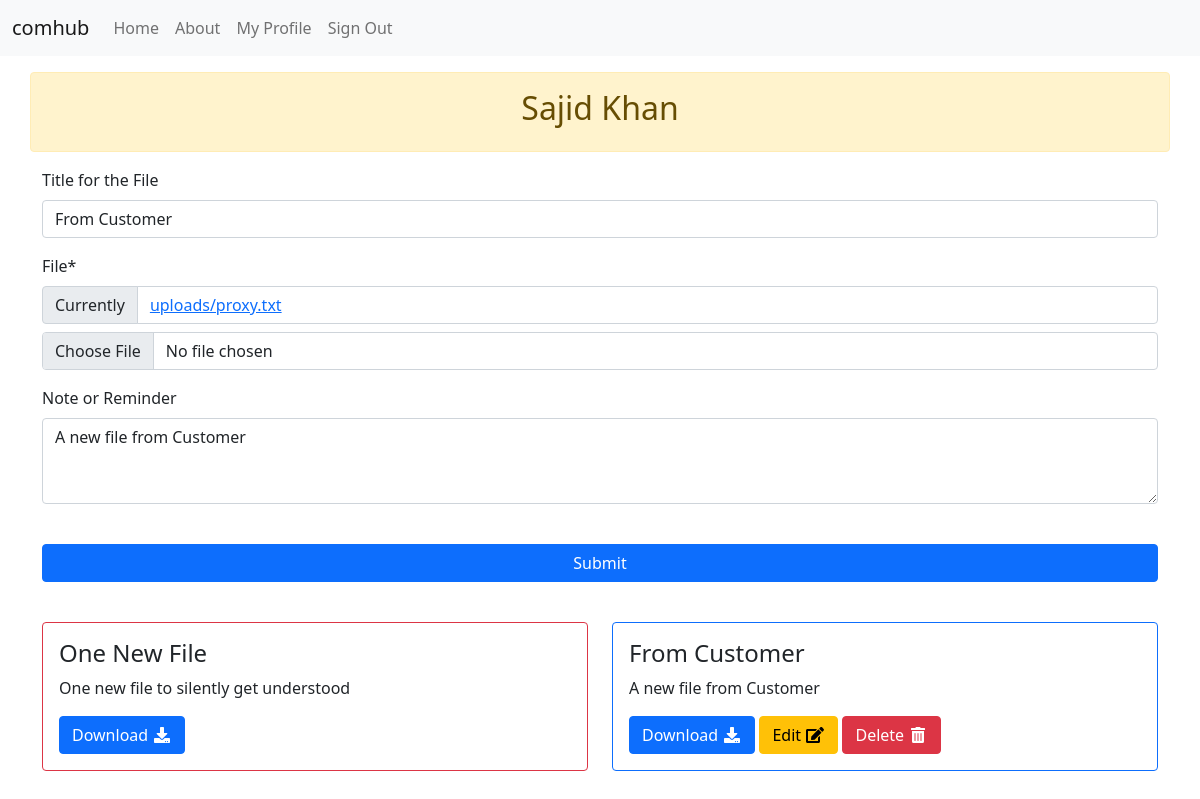
/customer_file_upload_page/sa/6/ (signed in), run on the app's committed database.
### comhub/users/models.py (models this page shows, shortened)
class User(AbstractUser):
    name = CharField(_("Name of User"), blank=True, max_length=255)
    address = TextField(_("Address"), blank=True)
    phone_number = PhoneNumberField(_("User's Phone Number"), blank=True)
    user_type_choices = Choices('Admin','Suplier','Customer',)
    user_type = StatusField(choices_name='user_type_choices')
    customer_of = models.ForeignKey("self", on_delete=models.CASCADE, blank=True, null=True)
    first_name = None  # type: ignore
    last_name = None  # type: ignore

### comhub/file_sharing_app/models.py (models this page shows, shortened)
class File(models.Model):
    title = models.CharField(_("Title for the File"), max_length=50, null=True, blank=True)
    uploader = models.ForeignKey(User, verbose_name=_("uploader"), related_name="uploader", on_delete=models.CASCADE)
    assigned_to = models.ForeignKey(User, verbose_name=_("assigned_to"), related_name="assigned_to", on_delete=models.CASCADE, null=True, blank=True )
    uploaded_file = models.FileField(_("File"), upload_to='uploads')
    note = models.TextField(_("Note or Reminder"), null=True, blank=True)

### comhub/file_sharing_app/views.py (the view)
# urls.py: path("customer_file_upload_page/<str:username>/<int:file_id>/", file_sharing_views.customer_file_upload_page, name="customer_file_upload_page"),
@login_required
def customer_file_upload_page(request, username, file_id):
    customer = User.objects.filter(username=username).first()
    file = File.objects.filter(id=file_id).first()
    form = FileForm(request.POST or None, request.FILES or None, instance=file or None)
    if form.is_valid():
        file = form.save(commit=False)
        file.uploader = request.user
        file.assigned_to = customer
        file.save()
        return redirect("customer_file_page", username=(customer.username))
    context = {
        "customer": customer,
        "form": form,
    }
    return render(request, 'pages/customer_file_page.html', context)

### comhub/file_sharing_app/forms.py
class FileForm(forms.ModelForm):
    class Meta:
        model = File
        fields = ('title','uploaded_file','note',)
    def __init__(self, *args, **kwargs):
        super().__init__(*args, **kwargs)
        self.fields['note'].widget.attrs.update({'rows':3})

### comhub/users/context_processors.py (called while the page is built)
def allauth_settings(request):
    return {
        "ACCOUNT_ALLOW_REGISTRATION": settings.ACCOUNT_ALLOW_REGISTRATION,
    }

### comhub/templates/pages/customer_file_page.html (shortened to what this page needs)
{% extends "base.html" %}
{% load crispy_forms_tags %}
{% block content %}
<div class="row mt-3">
    <div class="col-12 alert alert-warning text-center" role="alert">
        <h2>{% if customer.name %}{{customer.name}}{% else %}{{customer.username}}{% endif %}</h2>
    </div>
    <div class="col-12">
        <form method="post" enctype="multipart/form-data">
            {{form|crispy}}
            <button class="btn btn-primary col-12 my-4">Submit</button>
        </form>
    </div>
    <div class="col-12">
        <div class="row">
        {% for file in customer.assigned_to.all %}
        <div class="col-6 my-3">
            <div class="card border-{% if file.uploader == request.user %}primary{% else %}danger{% endif %}">
                <div class="card-body">
                    <h4 class="card-title">{{file.title}}</h4>
                    <p class="card-text">{{file.note}}</p>
                    <a download href="{{file.uploaded_file.url}}" role="button" class="btn btn-primary">Download <i class="fas fa-download   fa-fw"></i></a>
                    {% if file.uploader == request.user %}
                    <a role="button" href="{% url 'customer_file_upload_page' customer.username file.id %}" class="btn btn-warning">Edit <i class="fas fa-edit   fa-fw"></i></a>
                    <a role="button" href="{% url 'delete_file' file.id %}" class="btn btn-danger">Delete <i class="fas fa-trash-alt   fa-fw"></i></a>
                    {% endif %}
                </div>
            </div>
        </div>
        {% endfor %}
    </div>
</div>
</div>
{% endblock content %}

### data on the page
User: name "Sajid Khan"
File: title "From Customer", note "A new file from Customer", shows "Edit"
File: title "One New File", note "One new file to silently get understood"
